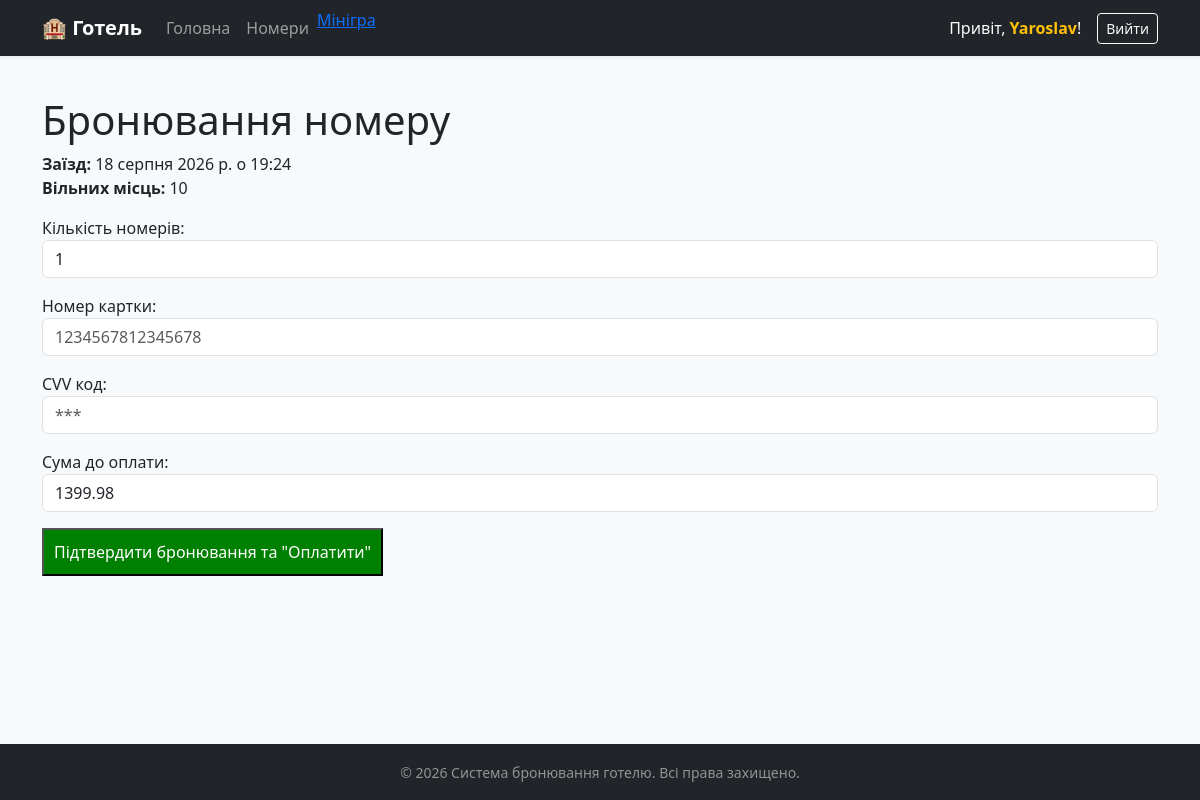
Page /session/4/book/ (signed in) on the committed database.
### booking/models.py (models this page shows, shortened)
class CheckInSession(models.Model):
    room = models.ForeignKey(RoomType, on_delete=models.CASCADE,related_name='checkinsessions',verbose_name='Кімната у готелі')
    date = models.DateField(verbose_name='Дата заїзду')
    start_time = models.TimeField(verbose_name="Час заїзду (Check-in)")
    check_out = models.DateTimeField(verbose_name="Дата та час виїзду", null=True, blank=True)
    available_spots = models.PositiveIntegerField(verbose_name="Доступно вільних номерів")
    class Meta:
        verbose_name = "Сеанс заїзду"
        verbose_name_plural = "Сеанси заїзду"
        ordering = ['date', 'start_time']

### booking/views.py (the view)
# urls.py: path('session/<int:pk>/book/', views.book_session, name='book_session'),
@login_required
def book_session(request, pk):
    session = CheckInSession.objects.get(pk=pk)
    base_price = session.room.price
    if request.method == 'POST':
        form = BookingForm(request.POST, user=request.user, initial_amount=base_price)
        if form.is_valid():
            rooms_requested = form.cleaned_data['rooms_count']
            final_price = base_price * rooms_requested
            Booking.objects.create(
                user=request.user,
                session=session,
                total_price=final_price,
                quantity=rooms_requested
            )
            session.available_spots -= rooms_requested
            session.save()
            return redirect('profile')
    else:
        form = BookingForm(user=request.user, initial_amount=base_price)
    return render(request, 'booking/book_session.html', {
        'form': form,
        'session': session
    })

### templates/booking/book_session.html (shortened to what this page needs)
{% extends 'booking/base.html' %}
{% block content %}
    <h1>Бронювання номеру</h1>
    <p>
        <strong>Заїзд:</strong> {{ session.date }} о {{ session.start_time }}<br>
        <strong>Вільних місць:</strong> {{ session.available_spots }}
    </p>
    <form method="POST">
        {{ form.as_p }}
        <button type="submit" style="background-color: green; color: white; padding: 10px;">
            Підтвердити бронювання та "Оплатити"
        </button>
    </form>
{% endblock %}

### templates/booking/base.html (shortened to what this page needs)
{%load static%}
<!DOCTYPE html>
<html lang="uk">
<head>
    <link href="https://cdn.jsdelivr.net/npm/bootstrap@5.3.2/dist/css/bootstrap.min.css" rel="stylesheet">
</head>
<body class="bg-light d-flex flex-column min-vh-100">
    <nav class="navbar navbar-expand-lg navbar-dark bg-dark shadow-sm">
        <div class="container">
            <a class="navbar-brand fw-bold" href="{% url 'home' %}">🏨 Готель</a>
            <div class="collapse navbar-collapse" id="navbarNav">
                <ul class="navbar-nav me-auto">
                    <li class="nav-item">
                        <a class="nav-link" href="{% url 'home' %}">Головна</a>
                    </li>
                    <li class="nav-item">
                        <a class="nav-link" href="{% url 'room_type_list' %}">Номери</a>
                    </li>
                    <li>
                        <a href="{%url 'minigame'%}">Мінігра</a>
                    </li>
                </ul>
                <div class="d-flex align-items-center gap-3">
                    {% if user.is_authenticated %}
                        <span class="text-light">Привіт, <a href="{% url 'profile' %}" class="text-warning text-decoration-none fw-bold">{{ user.username }}</a>!</span>
                        <form action="{% url 'logout' %}" method="post" class="m-0">
                            <button type="submit" class="btn btn-outline-light btn-sm">Вийти</button>
                        </form>
                    {% else %}
                        <a href="{% url 'login' %}" class="btn btn-outline-light btn-sm">Авторизуватись</a>
                        <a href="{% url 'register' %}" class="btn btn-warning btn-sm">Реєстрація</a>
                    {% endif %}
                </div>
            </div>
        </div>
    </nav>
    <main class="container my-4 flex-grow-1">
        {% block content %}{% endblock %}
    </main>
    <footer class="bg-dark text-white-50 text-center py-3 mt-auto">
        <div class="container">
            <small>&copy; 2026 Система бронювання готелю. Всі права захищено.</small>
        </div>
    </footer>
</body>
</html>

### rows in the picture
CheckInSession: date "18 серпня 2026 р.", start_time "19:24", available_spots "10"

### other values in the picture
{{ user.username }} "Yaroslav"
